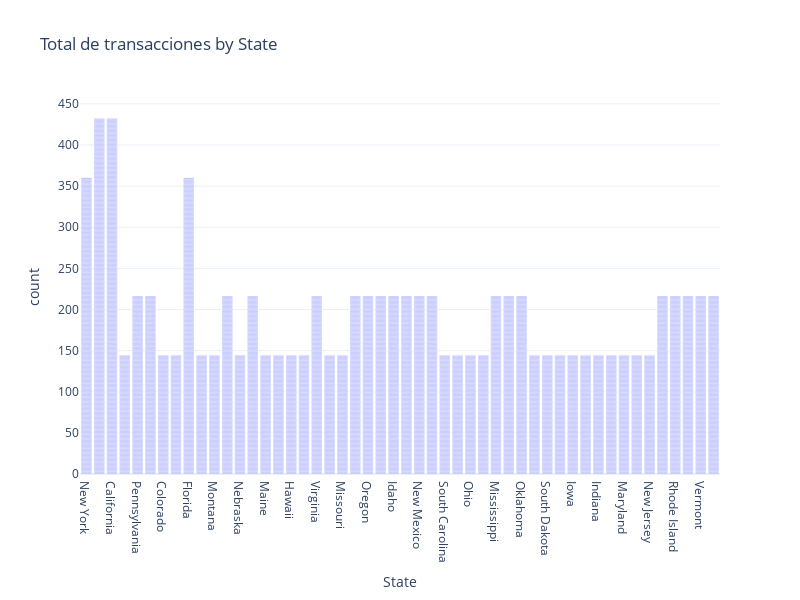

Write notebook code for a chart like this one.
### Code cell
# Crear la gráfica de barras
fig = px.bar(df, 
             x='State',
             title="Total de transacciones by State")

# Personalizar la gráfica
fig.update_layout(
    width=800,  # Ancho de la gráfica
    height=600,  # Alto de la gráfica
    template="plotly_white"  # Estilo de fondo
)

# Mostrar la gráfica
fig.show()

### Figure 1 — Plotly figure (JSON) as saved in the notebook; plotly's stock layout.template omitted (floating-point values rounded to 4 significant figures; data arrays with more than 128 entries replaced by an {"elided": "..."} marker saying what was removed)
{"data": [{"alignmentgroup": "True", "hovertemplate": "State=%{x}<br>count=%{y}<extra></extra>", "legendgroup": "", "marker": {"color": "#636efa", "pattern": {"shape": ""}}, "name": "", "offsetgroup": "", "orientation": "v", "showlegend": false, "textposition": "auto", "type": "bar", "x": {"elided": "9648 str values"}, "xaxis": "x", "y": {"elided": "9648 int values"}, "yaxis": "y"}], "layout": {"barmode": "relative", "height": 600, "legend": {"tracegroupgap": 0}, "title": {"text": "Total de transacciones by State"}, "width": 800, "xaxis": {"anchor": "y", "domain": [0, 1], "title": {"text": "State"}}, "yaxis": {"anchor": "x", "domain": [0, 1], "title": {"text": "count"}}}}
